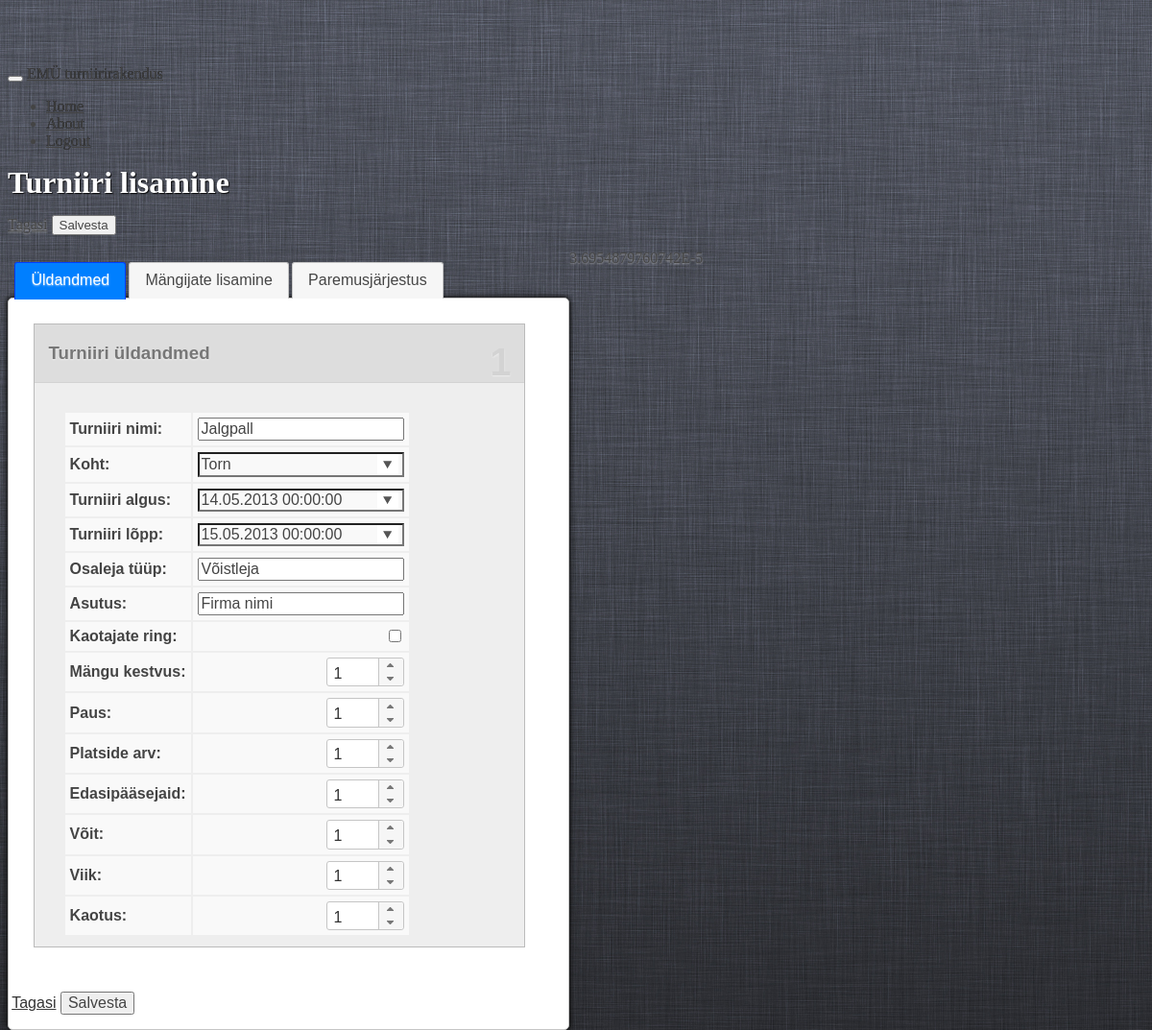
Page /tournaments/view/1 (signed in) on the committed database.
### tables this page shows
CREATE TABLE IF NOT EXISTS `tournament` (
  `tournament_id` int(10) unsigned NOT NULL AUTO_INCREMENT,
  `tournament_name` varchar(100) NOT NULL,
  `tournament_year` int(11) NOT NULL,
  `tournament_place` varchar(100) NOT NULL,
  `place_id` int(11) unsigned NOT NULL,
  `deleted` tinyint(1) NOT NULL DEFAULT '0',
  `tournament_start` datetime NOT NULL,
  `tournament_end` datetime NOT NULL,
  `tournament_loser_bracket` tinyint(1) unsigned NOT NULL DEFAULT '0',
  `tournament_game_time` smallint(6) NOT NULL,
  `tournament_game_pause` smallint(6) NOT NULL,
  `tournament_field` smallint(6) NOT NULL,
  `tournament_group` smallint(6) NOT NULL,
  `tournament_win` smallint(6) NOT NULL,
  `tournament_type` tinyint(4) NOT NULL DEFAULT '-1' COMMENT '0 = Alagrupid + playoff 1= Alagrupid 2= Playoff 3= Paremusjärjestus',
  `tournament_game_win` tinyint(4) NOT NULL,
  `tournament_game_tie` tinyint(4) NOT NULL,
  `tournament_game_loss` tinyint(4) NOT NULL,
  `tournament_participant` varchar(50) NOT NULL,
  `tournament_classification` varchar(50) NOT NULL,
  PRIMARY KEY (`tournament_id`),
  KEY `place_id` (`place_id`)
);

### views/tournaments_view_view.php (called while the page is built, shortened)
<?
require ('tournaments_add_view.php');
?>

### controllers/tournaments.php (called while the page is built, shortened)
<?php
class tournaments
{
	function view()
	{
		global $_request;
		$id = $_request->params[0];
		$tournament = get_all("SELECT * FROM tournament WHERE tournament_id='$id'");
		$tournament = $tournament[0];
		$tournament['tournament_start'] = $this->convert_date2($tournament['tournament_start']);
		$tournament['tournament_end'] = $this->convert_date2($tournament['tournament_end']);
		require 'views/master_view.php';
	}
	function convert_date2($date)
	{
		list($date, $time) = explode(' ', $date);
		list($y, $mon, $d) = explode('-', $date);
		list($h, $min) = explode(':', $time);
		return "$d.$mon.$y $h:$min:00";
	}
}

### modules/request.php (called while the page is built, shortened)
<?php
class request
{
	function __construct()
	{
		if (isset($_SERVER['PATH_INFO'])) {
			if ($path_info = explode('/', $_SERVER['PATH_INFO'])) {
				array_shift($path_info);
				$this->controller = isset($path_info[0]) ? array_shift($path_info) : DEFAULT_CONTROLLER;
				$this->action = isset($path_info[0]) && !empty($path_info[0]) ? array_shift($path_info) : 'index';
				$this->params = isset($path_info[0]) ? $path_info : null;
			}
		}
	}
}
$_request = new request;

### modules/database.php (called while the page is built, shortened)
<?php
function get_all($sql)
{
	$q = mysql_query($sql) or db_error_out($sql);
	while (($result[] = mysql_fetch_assoc($q)) || array_pop($result)) {
		;
	}
	return $result;
}

### views/tournaments_add_view.php (the view, shortened to what this page needs)
<form method="post" id="tournament-add-form">
<div class="mywell"><h1>Turniiri lisamine</h1></div>
<div style="clear: both; margin: 15px 0">
	<a class="btn btn-large btn-inverse" href="/tournament/tournaments">Tagasi</a>
	<button class="btn btn-large btn-primary" type="button" onclick="submit1()">Salvesta</button>
</div>
<div id="tabs">
<ul>
	<li><a href="#tabs-1">Üldandmed</a></li>
	<li><a href="#tabs-2">Mängijate lisamine</a></li>
	<li style="display: none" name="leaderboard"><a href="#tabs-5" onclick="redo_leaderboard()">Paremusjärjestus</a></li>
</ul>
<div id="tabs-1">
	<div class="kast">
		<div class="number">1</div>
		<div class="titlebar"><h3>Turniiri üldandmed</h3>
		</div>
		<table id="tournament-attributes-table" class="table table-bordered ">
			<tbody>
			<tr>
				<th>Turniiri nimi:</th>
				<td><input id="tournament-name" onfocus="$(this).removeClass('viga')" type="text"
				           name="tournament[tournament_name]" autocomplete="off"
				           value="<?= $tournament['tournament_name'] ?>"></td>
			</tr>
			<tr>
				<th>Koht:</th>
				<td>
				</td>
			</tr>
			<tr>
				<th>Turniiri algus:</th>
				<td><input type="text" id="tournament_start" class="datetimepicker" name="tournament[tournament_start]"
				           placeholder="pp.kk.aaaa hh:mm" autocomplete="off" onfocus="$(this).removeClass('viga')"
				           value="<?= $tournament['tournament_start'] ?>"></td>
			</tr>
			<tr>
				<th>Turniiri lõpp:</th>
				<td>
					<input type="text" class="datetimepicker" id="tournament_end" name="tournament[tournament_end]"
					       autocomplete="off" onfocus="$(this).removeClass('viga')" placeholder="pp.kk.aaaa hh:mm"
					       value="<?= $tournament['tournament_end'] ?>"></td>
			</tr>
			<tr>
				<th>Osaleja tüüp:</th>
				<td><input id="tournament_participant" onfocus="$(this).removeClass('viga')"
				           onblur="set_participant_type();" type="text"
				           name="tournament[tournament_participant]" autocomplete="off"
				           value="<?= $tournament['tournament_participant'] ?>"></td>
			</tr>
			<tr>
				<th>Asutus:</th>
				<td><input id="tournament_classification" onfocus="$(this).removeClass('viga')"
				           onblur="set_unit_type();" type="text"
				           name="tournament[tournament_classification]" autocomplete="off"
				           value="<?= $tournament['tournament_classification'] ?>"></td>
			</tr>
			<tr>
				<th>Kaotajate ring:</th>
				<td><input name="tournament[tournament_loser_bracket]" type="checkbox"
						<?= $tournament['tournament_loser_bracket'] == 1 ? 'checked="checked" value="1"' : 'value="0"' ?>></td>
			</tr>
			<tr>
				<th>Mängu kestvus:</th>
				<td><input id="game-length" class="spinner" min="1" maxlength="2"
				           name="tournament[tournament_game_time]" onkeypress="validate(event)"
				           onfocus="$(this).removeClass('viga')" value="<?= $tournament['tournament_game_time'] ?>"></td>
			</tr>
			<tr>
				<th>Paus:</th>
				<td><input class="spinner" min="0" maxlength="2" name="tournament[tournament_game_pause]"
				           onkeypress="validate(event)" value="<?= $tournament['tournament_game_pause'] ?>"></td>
			</tr>
			<tr>
				<th>Platside arv:</th>
				<td><input class="spinner" min="1" maxlength="2" name="tournament[tournament_field]"
				           onkeypress="validate(event)" value="<?= $tournament['tournament_field'] ?>"/></td>
			</tr>
			<tr>
				<th>Edasipääsejaid:</th>
				<td><input class="spinner" min="1" maxlength="2" name="tournament[tournament_win]"
				           onkeypress="validate(event)" value="<?= $tournament['tournament_win'] ?>"/></td>
			</tr>
			<tr>
				<th>Võit:</th>
				<td><input class="spinner" min="0" maxlength="2" name="tournament[tournament_game_win]"
				           onkeypress="validate(event)" value="<?= $tournament['tournament_game_win'] ?>"/></td>
			</tr>
			<tr>
				<th>Viik:</th>
				<td><input class="spinner" min="0" maxlength="2" name="tournament[tournament_game_tie]"
				           onkeypress="validate(event)" value="<?= $tournament['tournament_game_tie'] ?>"/></td>
			</tr>
			<tr>
				<th>Kaotus:</th>
				<td><input class="spinner" min="0" maxlength="2" name="tournament[tournament_game_loss]"
				           onkeypress="validate(event)" value="<?= $tournament['tournament_game_loss'] ?>"/></td>
			</tr>
			</tbody>
		</table>
	</div>
</div>
<div style="clear: both; padding: 15px 0">
</div>
</form>
<a class="btn btn-large btn-inverse" href="/tournament/tournaments">Tagasi</a>
<button tabindex="10" class="btn btn-large btn-primary" type="button" onclick="submit1()">Salvesta</button>

### views/tournaments_view_view.php (style rules this page uses)
.datetimepicker { background: url(../../assets/ico/arrowdown.png) 98% 50% no-repeat; }

### rows in the picture
tournament: tournament_name "Jalgpall", tournament_participant "Võistleja", tournament_classification "Firma nimi", tournament_game_time "1", tournament_game_pause "1", tournament_field "1", tournament_win "1", tournament_game_win "1", tournament_game_tie "1", tournament_game_loss "1"
